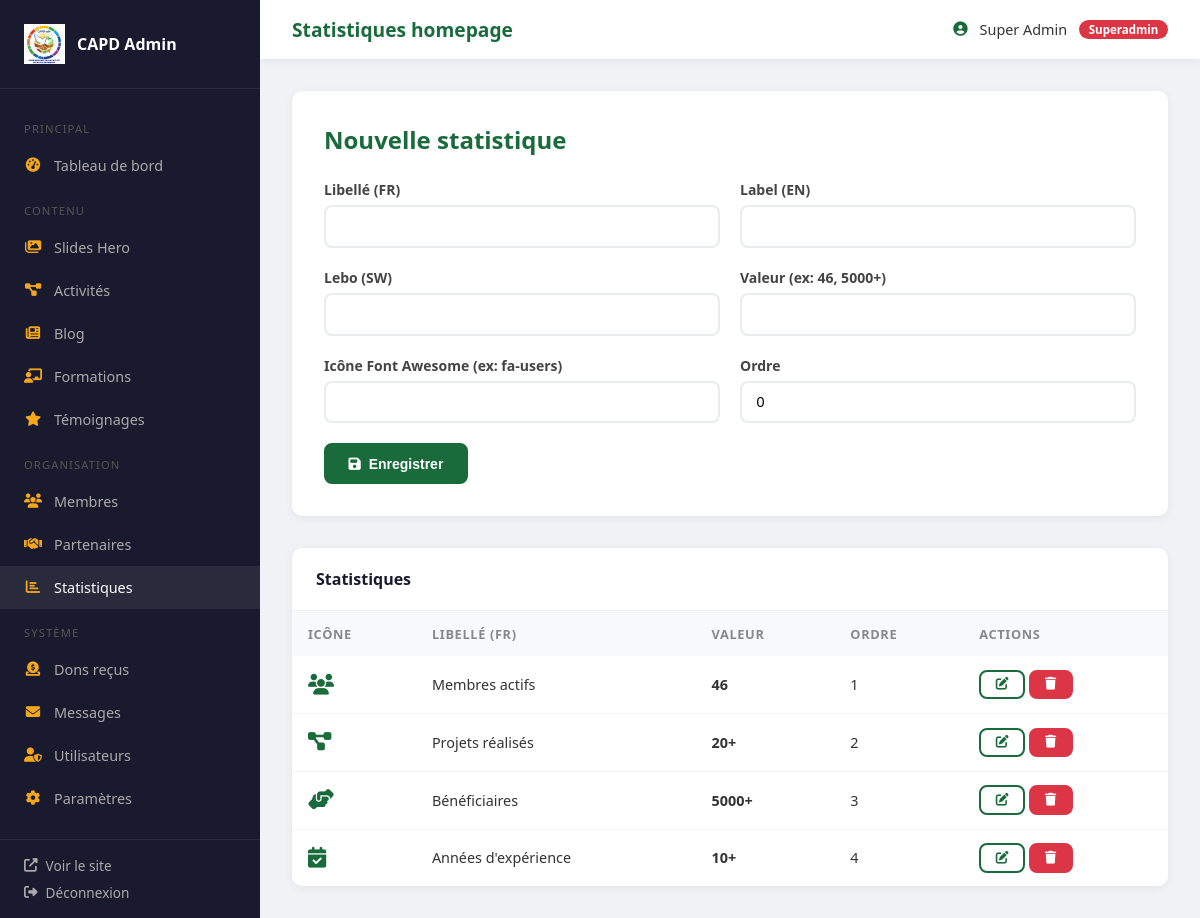
/admin/stats.php (signed in), run on the app's committed database.
### tables this page shows
CREATE TABLE stats (
    id INT AUTO_INCREMENT PRIMARY KEY,
    label_fr VARCHAR(100),
    label_en VARCHAR(100),
    label_sw VARCHAR(100),
    value VARCHAR(50),
    icon VARCHAR(50),
    display_order INT DEFAULT 0
);

### helpers.php (called while the page is built, shortened)
<?php
function e(string $str): string {
    return htmlspecialchars($str, ENT_QUOTES, 'UTF-8');
}

### db.php (called while the page is built, shortened)
<?php
function db(): mysqli {
    static $conn = null;
    if ($conn === null) {
        $conn = new mysqli(DB_HOST, DB_USER, DB_PASS, DB_NAME);
        $conn->set_charset('utf8mb4');
    }
    return $conn;
}
function query(string $sql, $typesOrParams = '', array $params = []) {
    $db = db();
    if (is_array($typesOrParams)) {
        $params = $typesOrParams;
        $types  = _buildTypes($params);
    } else {
        $types = $typesOrParams;
    }
    $result = $db->query($sql);
    return $result;
}
function fetchAll(string $sql, $typesOrParams = '', array $params = []): array {
    $result = query($sql, $typesOrParams, $params);
    if ($result instanceof mysqli_result) {
        return $result->fetch_all(MYSQLI_ASSOC);
    }
    return [];
}

### admin/stats.php (the view, shortened to what this page needs)
<?php
require_once __DIR__ . '/../db.php';
$edit = isset($_GET['edit']) ? fetchOne("SELECT * FROM stats WHERE id=?", [(int)$_GET['edit']]) : null;
$stats = fetchAll("SELECT * FROM stats ORDER BY display_order ASC");
require_once 'includes/admin_header.php';
?>
<div class="admin-form" style="margin-bottom:2rem">
  <h2 style="margin-bottom:1.5rem;color:#1a6b3c"><?= $edit?'Modifier':'Nouvelle statistique' ?></h2>
  <form method="POST">
    <div class="form-row">
      <div class="form-group"><label>Libellé (FR)</label><input type="text" name="label_fr" class="form-control" value="<?= e($edit['label_fr']??'') ?>"></div>
      <div class="form-group"><label>Label (EN)</label><input type="text" name="label_en" class="form-control" value="<?= e($edit['label_en']??'') ?>"></div>
    </div>
    <div class="form-row">
      <div class="form-group"><label>Lebo (SW)</label><input type="text" name="label_sw" class="form-control" value="<?= e($edit['label_sw']??'') ?>"></div>
      <div class="form-group"><label>Valeur (ex: 46, 5000+)</label><input type="text" name="value" class="form-control" value="<?= e($edit['value']??'') ?>"></div>
    </div>
    <div class="form-row">
      <div class="form-group"><label>Icône Font Awesome (ex: fa-users)</label><input type="text" name="icon" class="form-control" value="<?= e($edit['icon']??'') ?>"></div>
      <div class="form-group"><label>Ordre</label><input type="number" name="display_order" class="form-control" value="<?= (int)($edit['display_order']??0) ?>"></div>
    </div>
    <button type="submit" class="btn btn-primary"><i class="fas fa-save"></i> Enregistrer</button>
  </form>
</div>
<div class="admin-table-wrap">
  <div class="admin-table-header"><h2>Statistiques</h2></div>
  <table>
    <thead><tr><th>Icône</th><th>Libellé (FR)</th><th>Valeur</th><th>Ordre</th><th>Actions</th></tr></thead>
    <tbody>
      <?php foreach ($stats as $s): ?>
      <tr>
        <td><i class="fas <?= e($s['icon']) ?>" style="font-size:1.3rem;color:#1a6b3c"></i></td>
        <td><?= e($s['label_fr']) ?></td>
        <td><strong><?= e($s['value']) ?></strong></td>
        <td><?= $s['display_order'] ?></td>
        <td>
          <a href="?edit=<?= $s['id'] ?>" class="btn btn-sm btn-outline"><i class="fas fa-edit"></i></a>
          <a href="?delete=<?= $s['id'] ?>" class="btn btn-sm btn-danger" onclick="return confirm('Supprimer?')"><i class="fas fa-trash"></i></a>
        </td>
      </tr>
      <?php endforeach; ?>
    </tbody>
  </table>
</div>
<?php require_once 'includes/admin_footer.php'; ?>

### admin/includes/admin_header.php (style rules this page uses)
* { box-sizing:border-box;margin:0;padding:0 }
body { font-family:'Segoe UI',sans-serif;background:#f0f2f5;color:#333;display:flex;min-height:100vh }
a { text-decoration:none;color:inherit }
.admin-table-wrap { background:#fff;border-radius:10px;box-shadow:0 2px 10px rgba(0,0,0,.06);overflow:hidden }
.admin-table-header { padding:1.25rem 1.5rem;display:flex;align-items:center;justify-content:space-between;border-bottom:1px solid #f0f0f0 }
.admin-table-header h2 { font-size:1rem;color:#1a1a2e }
table { width:100%;border-collapse:collapse }
th { background:#f8f9fa;padding:.85rem 1rem;text-align:left;font-size:.8rem;text-transform:uppercase;letter-spacing:.05em;color:#888;font-weight:700 }
td { padding:.85rem 1rem;border-bottom:1px solid #f5f5f5;font-size:.9rem;vertical-align:middle }
tr:last-child td { border-bottom:none }
.admin-form { background:#fff;border-radius:10px;padding:2rem;box-shadow:0 2px 10px rgba(0,0,0,.06) }
.form-row { display:grid;grid-template-columns:1fr 1fr;gap:1.25rem }
.form-group { margin-bottom:1.25rem }
.form-group label { display:block;font-weight:600;margin-bottom:.4rem;font-size:.875rem;color:#444 }
.form-control { width:100%;padding:.7rem .9rem;border:2px solid #e9ecef;border-radius:8px;font-size:.9rem;transition:.2s;background:#fff }
.btn { display:inline-flex;align-items:center;gap:.5rem;padding:.65rem 1.4rem;border-radius:8px;font-weight:600;font-size:.875rem;cursor:pointer;border:2px solid transparent;transition:.2s }
.btn-primary { background:#1a6b3c;color:#fff;border-color:#1a6b3c }
.btn-danger { background:#dc3545;color:#fff;border-color:#dc3545 }
.btn-sm { padding:.4rem .9rem;font-size:.8rem }
.btn-outline { background:transparent;color:#1a6b3c;border-color:#1a6b3c }

### data on the page
stats: label_fr "Membres actifs", value "46", display_order "1"
stats: label_fr "Projets réalisés", value "20+", display_order "2"
stats: label_fr "Bénéficiaires", value "5000+", display_order "3"
stats: label_fr "Années d'expérience", value "10+", display_order "4"

### other printed values
$adminTitle "Statistiques homepage"
$_SESSION['admin_name'] "Super Admin"
$roleLabel[$r] "Superadmin"
